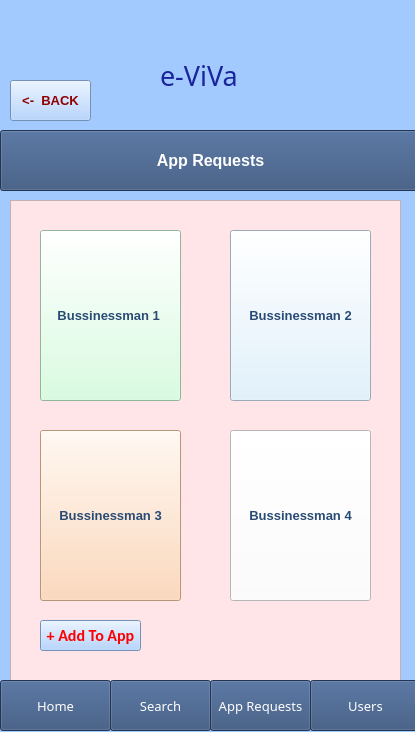
<?xml version="1.0" encoding="UTF-8"?>
<ui version="4.0">
 <class>Form</class>
 <widget class="QWidget" name="Form">
  <property name="geometry">
   <rect>
    <x>0</x>
    <y>0</y>
    <width>415</width>
    <height>732</height>
   </rect>
  </property>
  <property name="windowTitle">
   <string>Form</string>
  </property>
  <widget class="QPushButton" name="Ptiseis_3">
   <property name="geometry">
    <rect>
     <x>0</x>
     <y>130</y>
     <width>421</width>
     <height>61</height>
    </rect>
   </property>
   <property name="font">
    <font>
     <pointsize>12</pointsize>
     <weight>75</weight>
     <bold>true</bold>
    </font>
   </property>
   <property name="styleSheet">
    <string notr="true">background-color: rgb(0, 170, 255);
background-color: rgb(48, 76, 118);
color: rgb(255, 255, 255);</string>
   </property>
   <property name="text">
    <string>App Requests</string>
   </property>
  </widget>
  <widget class="QScrollArea" name="scrollArea">
   <property name="geometry">
    <rect>
     <x>-1</x>
     <y>-1</y>
     <width>421</width>
     <height>741</height>
    </rect>
   </property>
   <property name="styleSheet">
    <string notr="true">background-color: rgb(162, 202, 255);</string>
   </property>
   <property name="widgetResizable">
    <bool>true</bool>
   </property>
   <widget class="QWidget" name="scrollAreaWidgetContents">
    <property name="geometry">
     <rect>
      <x>0</x>
      <y>0</y>
      <width>419</width>
      <height>739</height>
     </rect>
    </property>
    <widget class="QListWidget" name="listWidget_3">
     <property name="geometry">
      <rect>
       <x>10</x>
       <y>200</y>
       <width>391</width>
       <height>511</height>
      </rect>
     </property>
     <property name="font">
      <font>
       <pointsize>12</pointsize>
       <weight>75</weight>
       <bold>true</bold>
      </font>
     </property>
     <property name="layoutDirection">
      <enum>Qt::LeftToRight</enum>
     </property>
     <property name="styleSheet">
      <string notr="true">background-color: rgb(255, 228, 232);
color: rgb(41, 75, 117);


</string>
     </property>
     <item>
      <property name="text">
       <string/>
      </property>
     </item>
    </widget>
    <widget class="QPushButton" name="Diamoni_10">
     <property name="geometry">
      <rect>
       <x>0</x>
       <y>680</y>
       <width>111</width>
       <height>51</height>
      </rect>
     </property>
     <property name="font">
      <font>
       <family>Arial Rounded MT Bold</family>
       <pointsize>10</pointsize>
       <weight>50</weight>
       <bold>false</bold>
      </font>
     </property>
     <property name="styleSheet">
      <string notr="true">background-color: rgb(0, 170, 255);
background-color: rgb(48, 76, 118);
color: rgb(255, 255, 255);</string>
     </property>
     <property name="text">
      <string>Home</string>
     </property>
     <property name="default">
      <bool>false</bool>
     </property>
     <property name="flat">
      <bool>false</bool>
     </property>
    </widget>
    <widget class="QPushButton" name="Diamoni_11">
     <property name="geometry">
      <rect>
       <x>110</x>
       <y>680</y>
       <width>101</width>
       <height>51</height>
      </rect>
     </property>
     <property name="font">
      <font>
       <family>Arial Rounded MT Bold</family>
       <pointsize>10</pointsize>
       <weight>50</weight>
       <bold>false</bold>
      </font>
     </property>
     <property name="styleSheet">
      <string notr="true">background-color: rgb(0, 170, 255);
background-color: rgb(48, 76, 118);
color: rgb(255, 255, 255);</string>
     </property>
     <property name="text">
      <string>Search</string>
     </property>
     <property name="default">
      <bool>false</bool>
     </property>
     <property name="flat">
      <bool>false</bool>
     </property>
    </widget>
    <widget class="QPushButton" name="Diamoni_12">
     <property name="geometry">
      <rect>
       <x>210</x>
       <y>680</y>
       <width>101</width>
       <height>51</height>
      </rect>
     </property>
     <property name="font">
      <font>
       <family>Arial Rounded MT Bold</family>
       <pointsize>10</pointsize>
       <weight>50</weight>
       <bold>false</bold>
      </font>
     </property>
     <property name="styleSheet">
      <string notr="true">background-color: rgb(0, 170, 255);
background-color: rgb(48, 76, 118);
color: rgb(255, 255, 255);</string>
     </property>
     <property name="text">
      <string>App Requests</string>
     </property>
     <property name="default">
      <bool>false</bool>
     </property>
     <property name="flat">
      <bool>false</bool>
     </property>
    </widget>
    <widget class="QPushButton" name="Diamoni_13">
     <property name="geometry">
      <rect>
       <x>310</x>
       <y>680</y>
       <width>111</width>
       <height>51</height>
      </rect>
     </property>
     <property name="font">
      <font>
       <family>Arial Rounded MT Bold</family>
       <pointsize>10</pointsize>
       <weight>50</weight>
       <bold>false</bold>
      </font>
     </property>
     <property name="styleSheet">
      <string notr="true">background-color: rgb(0, 170, 255);
background-color: rgb(48, 76, 118);
color: rgb(255, 255, 255);</string>
     </property>
     <property name="text">
      <string>Users</string>
     </property>
     <property name="default">
      <bool>false</bool>
     </property>
     <property name="flat">
      <bool>false</bool>
     </property>
    </widget>
    <widget class="QLabel" name="e-ViVa_2">
     <property name="geometry">
      <rect>
       <x>160</x>
       <y>50</y>
       <width>171</width>
       <height>51</height>
      </rect>
     </property>
     <property name="font">
      <font>
       <family>Forte</family>
       <pointsize>20</pointsize>
       <weight>50</weight>
       <bold>false</bold>
      </font>
     </property>
     <property name="styleSheet">
      <string notr="true">background-color: rgb(162, 202, 255);
color: rgb(27, 36, 156);

</string>
     </property>
     <property name="text">
      <string>e-ViVa</string>
     </property>
    </widget>
    <widget class="QPushButton" name="pushButton_7">
     <property name="geometry">
      <rect>
       <x>40</x>
       <y>230</y>
       <width>141</width>
       <height>171</height>
      </rect>
     </property>
     <property name="font">
      <font>
       <pointsize>10</pointsize>
       <weight>75</weight>
       <bold>true</bold>
      </font>
     </property>
     <property name="layoutDirection">
      <enum>Qt::LeftToRight</enum>
     </property>
     <property name="styleSheet">
      <string notr="true">color: rgb(41, 75, 117);
background-color: rgb(206, 255, 217);</string>
     </property>
     <property name="text">
      <string>Bussinessman 1 </string>
     </property>
    </widget>
    <widget class="QPushButton" name="pushButton_8">
     <property name="geometry">
      <rect>
       <x>230</x>
       <y>230</y>
       <width>141</width>
       <height>171</height>
      </rect>
     </property>
     <property name="font">
      <font>
       <pointsize>10</pointsize>
       <weight>75</weight>
       <bold>true</bold>
      </font>
     </property>
     <property name="layoutDirection">
      <enum>Qt::LeftToRight</enum>
     </property>
     <property name="styleSheet">
      <string notr="true">color: rgb(41, 75, 117);
background-color: rgb(217, 240, 255);</string>
     </property>
     <property name="text">
      <string>Bussinessman 2</string>
     </property>
    </widget>
    <widget class="QPushButton" name="pushButton_9">
     <property name="geometry">
      <rect>
       <x>40</x>
       <y>430</y>
       <width>141</width>
       <height>171</height>
      </rect>
     </property>
     <property name="font">
      <font>
       <pointsize>10</pointsize>
       <weight>75</weight>
       <bold>true</bold>
      </font>
     </property>
     <property name="layoutDirection">
      <enum>Qt::LeftToRight</enum>
     </property>
     <property name="styleSheet">
      <string notr="true">color: rgb(41, 75, 117);
background-color: rgb(255, 208, 169);</string>
     </property>
     <property name="text">
      <string>Bussinessman 3</string>
     </property>
    </widget>
    <widget class="QPushButton" name="pushButton_10">
     <property name="geometry">
      <rect>
       <x>230</x>
       <y>430</y>
       <width>141</width>
       <height>171</height>
      </rect>
     </property>
     <property name="font">
      <font>
       <pointsize>10</pointsize>
       <weight>75</weight>
       <bold>true</bold>
      </font>
     </property>
     <property name="layoutDirection">
      <enum>Qt::LeftToRight</enum>
     </property>
     <property name="styleSheet">
      <string notr="true">color: rgb(41, 75, 117);
background-color: rgb(255, 255, 255);</string>
     </property>
     <property name="text">
      <string>Bussinessman 4</string>
     </property>
    </widget>
    <widget class="QPushButton" name="pushButton">
     <property name="geometry">
      <rect>
       <x>40</x>
       <y>620</y>
       <width>101</width>
       <height>31</height>
      </rect>
     </property>
     <property name="font">
      <font>
       <family>Calibri</family>
       <pointsize>12</pointsize>
       <weight>75</weight>
       <bold>true</bold>
      </font>
     </property>
     <property name="styleSheet">
      <string notr="true">color: rgb(255, 0, 0);</string>
     </property>
     <property name="text">
      <string>+ Add To App</string>
     </property>
    </widget>
    <widget class="QPushButton" name="pushButton_2">
     <property name="geometry">
      <rect>
       <x>10</x>
       <y>80</y>
       <width>81</width>
       <height>41</height>
      </rect>
     </property>
     <property name="font">
      <font>
       <pointsize>10</pointsize>
       <weight>75</weight>
       <bold>true</bold>
      </font>
     </property>
     <property name="styleSheet">
      <string notr="true">color: rgb(144, 0, 0);</string>
     </property>
     <property name="text">
      <string>&lt;-  BACK</string>
     </property>
    </widget>
    <zorder>listWidget_3</zorder>
    <zorder>Diamoni_13</zorder>
    <zorder>Diamoni_12</zorder>
    <zorder>Diamoni_11</zorder>
    <zorder>Diamoni_10</zorder>
    <zorder>e-ViVa_2</zorder>
    <zorder>pushButton_7</zorder>
    <zorder>pushButton_8</zorder>
    <zorder>pushButton_9</zorder>
    <zorder>pushButton_10</zorder>
    <zorder>pushButton</zorder>
    <zorder>pushButton_2</zorder>
   </widget>
  </widget>
  <zorder>scrollArea</zorder>
  <zorder>Ptiseis_3</zorder>
 </widget>
 <resources/>
 <connections/>
</ui>
